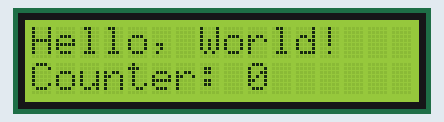
Recording of a sketch running on a simulated Arduino Uno, built with avr-gcc and run on an emulated ATmega328P. Parts: 16×2 character LCD.

Above: at 0.1 s.
At 4.2 s:
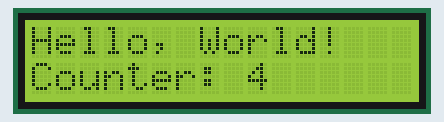
At 9.2 s:
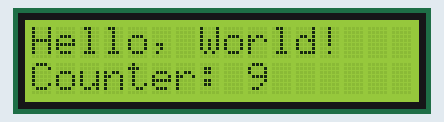
At 19.3 s:
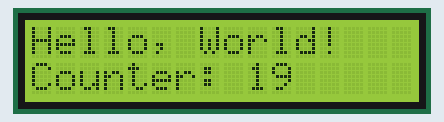
At 28.4 s:
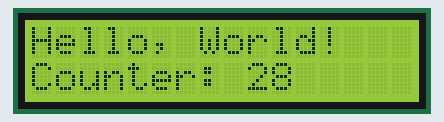
At 38.5 s:
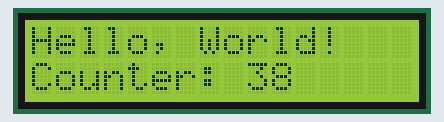

The sketch:

lcd.ino
```cpp
#include <Wire.h>
#include <LiquidCrystal_I2C.h>


LiquidCrystal_I2C lcd(0x27, 16, 2);

int counter = 0;

void setup() {
  lcd.init();
  lcd.backlight();
  lcd.setCursor(0, 0);
  lcd.print("Hello, World!");
}

void loop() {
  lcd.setCursor(0, 1);
  lcd.print("Counter: ");
  lcd.print(counter);
  counter++;
  delay(1000);
}
```

Measured:
- what the display in image 1 shows lasts 1.0 s, from 4.1 s to 5.1 s
